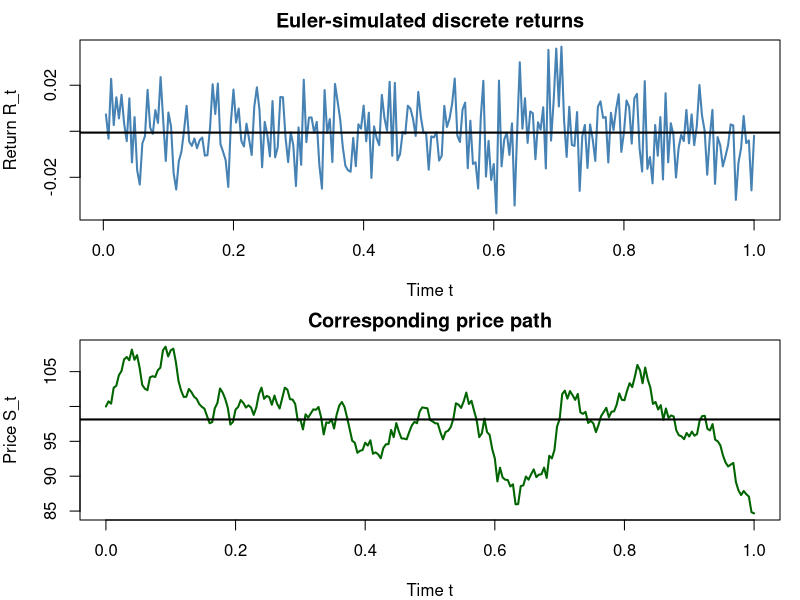
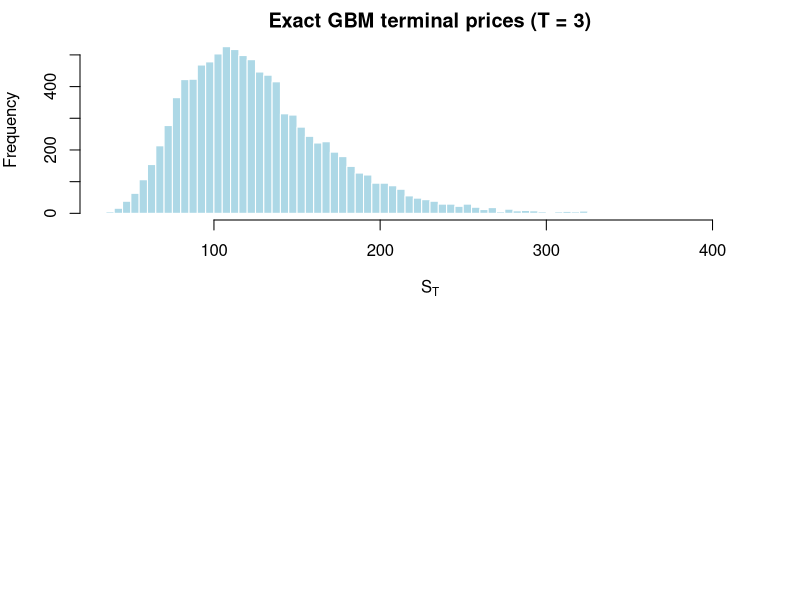

The R source for these figures, in order:
# ============================================================
# Problem Set 1 — Exercise 1 (a)–(c): GBM simulation (Euler)
# ============================================================

# ---------- Inputs ----------
S0    <- 100
mu    <- 0.08
sigma <- 0.20
T     <- 1
s     <- 250

dt    <- 1 / s
steps <- T * s
tgrid <- seq(0, T, by = dt)   # length = steps + 1

# ============================================================
# (a) One path, Euler returns + price path
# ============================================================
set.seed(13)

Z  <- rnorm(steps, mean = 0, sd = 1)     # Z_t ~ N(0,1)
dW <- sqrt(dt) * Z                       # dW_t ~ N(0, dt)
Wt <- c(0, cumsum(dW))                   # Brownian path levels W_t

Rt <- mu * dt + sigma * dW               # Euler discrete returns
St <- c(S0, S0 * cumprod(1 + Rt))        # Price path via discrete compounding

# Plot: returns (top) and prices (bottom)
par(mfrow = c(2, 1), mar = c(4, 4, 2, 1))

plot(tgrid[-1], Rt, type = "l", col = "steelblue", lwd = 2,
     xlab = "Time t", ylab = "Return R_t", main = "Euler-simulated discrete returns")
abline(h = mean(Rt), col = "black", lwd = 2)

plot(tgrid, St, type = "l", col = "darkgreen", lwd = 2,
     xlab = "Time t", ylab = "Price S_t", main = "Corresponding price path")
abline(h = mean(St), col = "black", lwd = 2)

# ============================================================
# (b) mu_hat from the single path
# ============================================================
R_bar  <- mean(Rt)
mu_hat <- (1 / dt) * R_bar   # = 250 * R_bar since dt = 1/250

mu_muHat_abs_diff <- abs(mu - mu_hat)

# ============================================================
# (c) N = 10,000 independent return paths 
# ============================================================
set.seed(13)   # required by the problem set

N_paths <- 10000

Z_mat  <- matrix(rnorm(steps * N_paths, mean = 0, sd = 1), nrow = steps, ncol = N_paths)
dW_mat <- sqrt(dt) * Z_mat
R_mat  <- mu * dt + sigma * dW_mat

mu_hat_mc <- (1 / dt) * mean(R_mat)      # = 250 * mean(R_mat)

mu_muHatmc_abs_diff     <- abs(mu - mu_hat_mc)
muHat_muHatmc_abs_diff  <- abs(mu_hat - mu_hat_mc)

# ============================================================
# (d) Exact solution, N = 10,000 terminal prices at T = 3
# ============================================================
set.seed(13)

S0      <- 100
mu      <- 0.08
sigma   <- 0.20
T       <- 3
N_paths <- 10000

Z_T <- rnorm(N_paths, mean = 0, sd = 1)        # W_T = sqrt(T) * Z_T
S_T <- S0 * exp((mu - 0.5 * sigma^2) * T +     # exact GBM solution at T
                sigma * sqrt(T) * Z_T)

hist(S_T, breaks = 60, col = "lightblue", border = "white",
     main = "Exact GBM terminal prices (T = 3)",
     xlab = expression(S[T]))

S_T_sample_mean <- mean(S_T)
S_T_theoretical <- S0 * exp(mu * T)
S_T_mean_diff   <- S_T_sample_mean - S_T_theoretical
abs(mean(S_T_mean_diff))

# Comment: 
# Shape: the histogram indicates a log normal 
